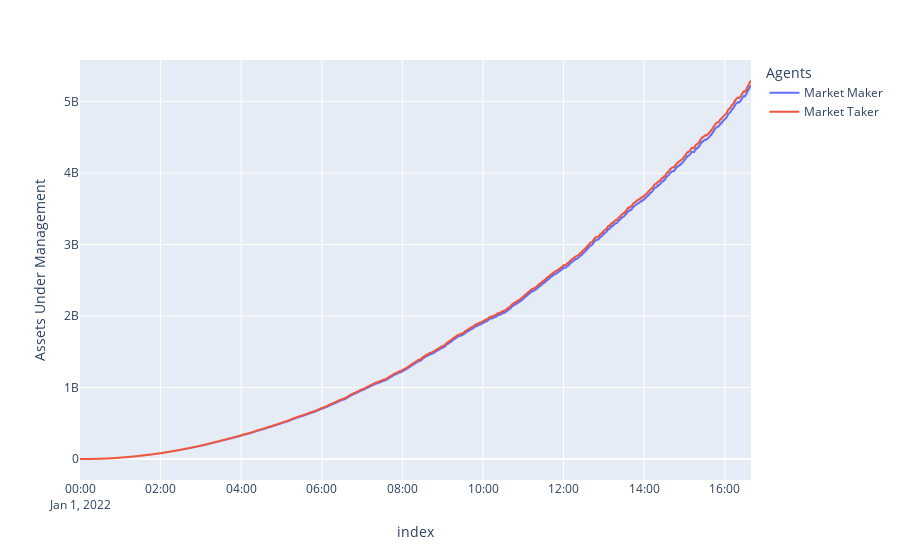

Notebook code cell kept with this figure:
### Code cell
import plotly.express as px
import pandas as pd

df_plot = pd.DataFrame()
df_plot['Market Maker'] = mm_holdings['aum']
df_plot['Market Taker'] = mt_holdings['aum']
fig = px.line(df_plot,labels={'variable':'Agents','value':'Assets Under Management','dt':'Date'})
fig.show()

### Figure 1 — Plotly figure (JSON) as saved in the notebook; plotly's stock layout.template omitted (floating-point values rounded to 4 significant figures; data arrays with more than 128 entries replaced by an {"elided": "..."} marker saying what was removed)
{"data": [{"hovertemplate": "Agents=Market Maker<br>index=%{x}<br>Assets Under Management=%{y}<extra></extra>", "legendgroup": "Market Maker", "line": {"color": "#636efa", "dash": "solid"}, "marker": {"symbol": "circle"}, "mode": "lines", "name": "Market Maker", "showlegend": true, "type": "scattergl", "x": {"elided": "1000 str values"}, "xaxis": "x", "y": {"elided": "1000 float values"}, "yaxis": "y"}, {"hovertemplate": "Agents=Market Taker<br>index=%{x}<br>Assets Under Management=%{y}<extra></extra>", "legendgroup": "Market Taker", "line": {"color": "#EF553B", "dash": "solid"}, "marker": {"symbol": "circle"}, "mode": "lines", "name": "Market Taker", "showlegend": true, "type": "scattergl", "x": {"elided": "1000 str values"}, "xaxis": "x", "y": {"elided": "1000 float values"}, "yaxis": "y"}], "layout": {"legend": {"title": {"text": "Agents"}, "tracegroupgap": 0}, "margin": {"t": 60}, "xaxis": {"anchor": "y", "domain": [0, 1], "title": {"text": "index"}}, "yaxis": {"anchor": "x", "domain": [0, 1], "title": {"text": "Assets Under Management"}}}}
